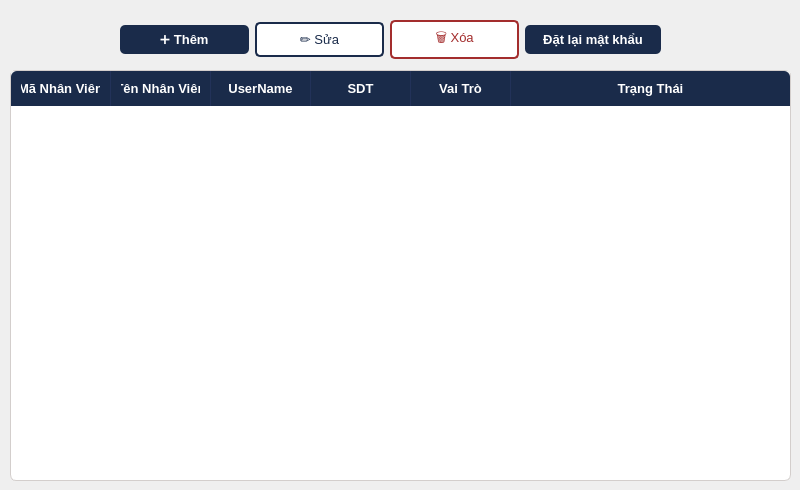
         <widget class="QWidget" name="page_4">
          <widget class="QWidget" name="horizontalLayoutWidget_11">
           <property name="geometry">
            <rect>
             <x>120</x>
             <y>20</y>
             <width>541</width>
             <height>39</height>
            </rect>
           </property>
           <layout class="QHBoxLayout" name="horizontalLayout_12">
            <item>
             <widget class="QPushButton" name="BtnAddRoom_4">
              <property name="styleSheet">
               <string notr="true">QPushButton {
    background-color: #1A2B4A;
    color: #FFFFFF;
    border: none;
    border-radius: 5px;
    padding: 7px 18px;
    font-size: 13px;
    font-weight: bold;
    min-width: 80px;
}

QPushButton: {
    background-color: #223259;
}

QPushButton:pressed {
    background-color: #0F1B30;
}</string>
              </property>
              <property name="text">
               <string>➕ Thêm</string>
              </property>
             </widget>
            </item>
            <item>
             <widget class="QPushButton" name="BtnEditRoom_3">
              <property name="styleSheet">
               <string notr="true">QPushButton {
    background-color: #FFFFFF;
    color: #1A2B4A;
    border: 1.5px solid #1A2B4A;
    border-radius: 5px;
    padding: 7px 18px;
    font-size: 13px;
    min-width: 80px;
}

QPushButton:hover {
    background-color: #EAF2FB;
    border-color: #C9A84C;
    color: #C9A84C;
}</string>
              </property>
              <property name="text">
               <string>✏️ Sửa</string>
              </property>
             </widget>
            </item>
            <item>
             <widget class="QPushButton" name="BtnDeleteRoom_3">
              <property name="styleSheet">
               <string notr="true">QPushButton {
    background-color: #FFFFFF;
    color: #A32D2D;
    border: 1.5px solid #A32D2D;
    border-radius: 5px;
    padding: 7px 18px;
    font-size: 13px;
    min-width: 80px;
}

QPushButton:hover {
    background-color: #FDECEA;
}</string>
              </property>
              <property name="text">
               <string>🗑 Xóa</string>
              </property>
             </widget>
            </item>
            <item>
             <widget class="QPushButton" name="BtnResetPass">
              <property name="styleSheet">
               <string notr="true">QPushButton {
    background-color: #1A2B4A;
    color: #FFFFFF;
    border: none;
    border-radius: 5px;
    padding: 7px 18px;
    font-size: 13px;
    font-weight: bold;
    min-width: 80px;
}

QPushButton: {
    background-color: #223259;
}

QPushButton:pressed {
    background-color: #0F1B30;
}</string>
              </property>
              <property name="text">
               <string>Đặt lại mật khẩu</string>
              </property>
             </widget>
            </item>
           </layout>
          </widget>
          <widget class="QTableWidget" name="tableWidget_3">
           <property name="geometry">
            <rect>
             <x>10</x>
             <y>70</y>
             <width>781</width>
             <height>411</height>
            </rect>
           </property>
           <property name="styleSheet">
            <string notr="true">QTableWidget, QTableView {
    background-color: #FFFFFF;
    alternate-background-color: #F0EDE6;
    border: 1px solid #D3CECC;
    border-radius: 6px;
    gridline-color: #E5E0D8;
    selection-background-color: #EAF2FB;
    selection-color: #1A2B4A;
    font-size: 13px;
}

QTableWidget::item, QTableView::item {
    padding: 6px 10px;
    color: #1A2B4A;
}

QTableWidget::item:selected, QTableView::item:selected {
    background-color: #D6E8F7;
    color: #1A2B4A;
}

QHeaderView::section {
    background-color: #1A2B4A;
    color: #FFFFFF;
    font-weight: bold;
    font-size: 13px;
    padding: 8px 10px;
    border: none;
    border-right: 1px solid #223259;
}

QHeaderView::section:first {
    border-top-left-radius: 6px;
}

QHeaderView::section:last {
    border-top-right-radius: 6px;
    border-right: none;
}
</string>
           </property>
           <property name="rowCount">
            <number>0</number>
           </property>
           <property name="columnCount">
            <number>6</number>
           </property>
           <attribute name="horizontalHeaderStretchLastSection">
            <bool>true</bool>
           </attribute>
           <column>
            <property name="text">
             <string>Mã Nhân Viên</string>
            </property>
           </column>
           <column>
            <property name="text">
             <string>Tên Nhân Viên</string>
            </property>
           </column>
           <column>
            <property name="text">
             <string>UserName</string>
            </property>
           </column>
           <column>
            <property name="text">
             <string>SDT</string>
            </property>
           </column>
           <column>
            <property name="text">
             <string>Vai Trò</string>
            </property>
           </column>
           <column>
            <property name="text">
             <string>Trạng Thái</string>
            </property>
           </column>
          </widget>
         </widget>
